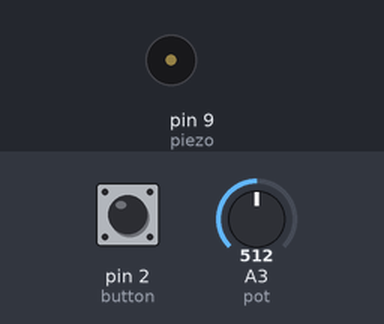
The sketch below on a simulated Arduino Uno, built with avr-gcc and run on an emulated ATmega328P. On the bench: buzzer (waves = sounding). The inputs (shaded band) are chosen by the test bench; at power-on: pin 2 (button) HIGH, A3 (pot) = 512.

Above: at 1.2 s.
1.3 s: pin 2 (button) pulled LOW for 0.15 s
At 1.37 s:
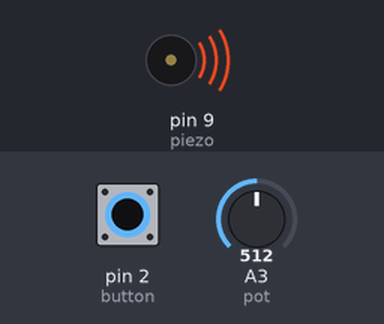
2.9 s: pin 2 (button) pulled LOW for 3.2 s
At 7.2 s:
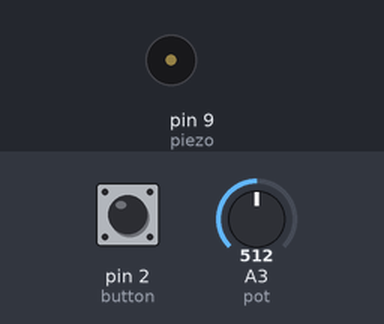
Timing chart, 0 to 8.7 s (numbered marks = the images above; inputs shaded):
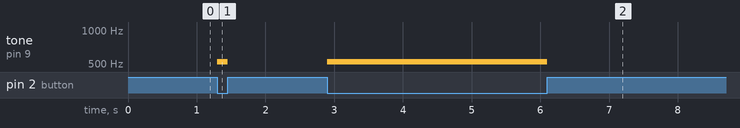

The sketch:

beep.ino
```cpp
const int pot    = 3;
const int piezo  = 9;
const int button = 2;

void setup() {
	pinMode(piezo, OUTPUT);
	pinMode(button, INPUT);
}

int note(int value) {
	const int A      = 440;
	const int CS     = 523;
	const int E      = 659;
	const int chord[] = {A/2,CS/2,E/2,A,CS,E,A*2,CS*2,E*2};
	/* 0..1024 */
	return chord[int((value / 1024.0) * 9)];
}

void loop() {
	if(digitalRead(button) == 0) tone(piezo, note(analogRead(pot)));
	else noTone(piezo);
}
```

Measured:
- after the input at 1.3 s, tone on pin 9 (piezo): silent → 523 Hz at once, → silent 0.15 s later
- after the input at 2.9 s, tone on pin 9 (piezo): silent → 523 Hz at once, → silent 3.2 s later
